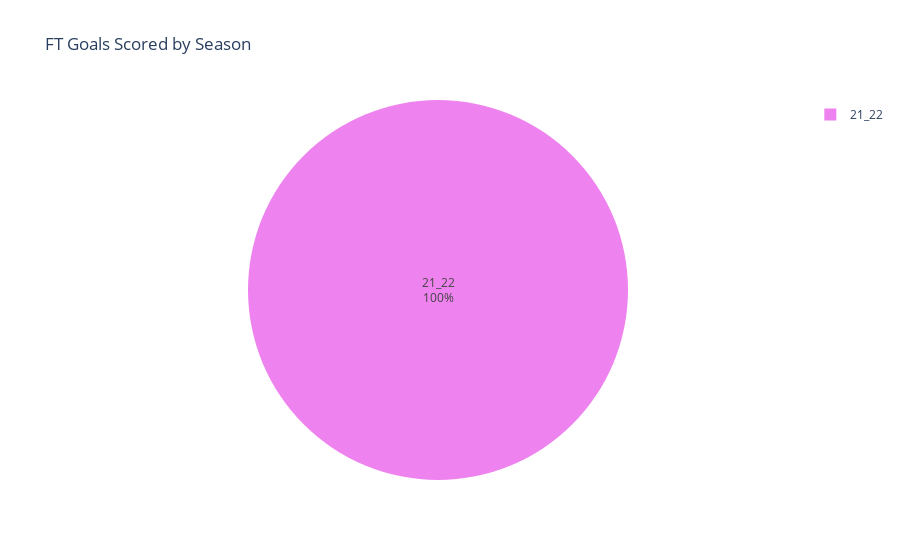

Notebook cell for this chart:
### Code cell
ftgs_df = df_team.groupby('Season')['FT_goals_scored'].sum()
# ax = ftgs_df.plot(kind='pie', 
#                   autopct=lambda p: f'{int(p * ftgs_df.sum() / 100)}', 
#                   colors=['violet', 'Blue', 'Orange'])
# plt.title('Goals Scored over the Years')
fig6 = px.pie(
    ftgs_df.reset_index(),  # Resetting the index to convert the Series into a DataFrame
    values='FT_goals_scored',  # The column with the goal counts
    names='Season',  # The column with season names
    title='FT Goals Scored by Season',
    color_discrete_sequence=['violet', 'blue', 'orange']  # Custom colors
)

fig6.update_traces(textposition='inside', textinfo='percent+label')

fig6.show()

### Figure 1 — Plotly figure (JSON) as saved in the notebook; plotly's stock layout.template omitted (floating-point values rounded to 4 significant figures)
{"data": [{"domain": {"x": [0, 1], "y": [0, 1]}, "hovertemplate": "Season=%{label}<br>FT_goals_scored=%{value}<extra></extra>", "labels": ["21_22"], "legendgroup": "", "name": "", "showlegend": true, "textinfo": "percent+label", "textposition": "inside", "type": "pie", "values": [23]}], "layout": {"legend": {"tracegroupgap": 0}, "piecolorway": ["violet", "blue", "orange"], "title": {"text": "FT Goals Scored by Season"}}}
